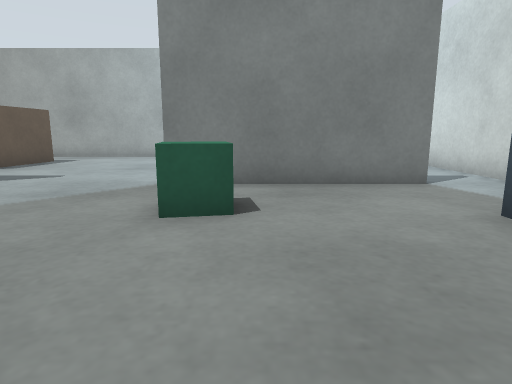
view 1 (above)

19 first-person views from a walk through a world built for the Gazebo simulator. The camera is 0.5 m above the floor, tilts 10° down and sees 75° across. The floor is counted in squares, 0.5 m on a side. Each view is taken from the middle of a square. On the plan, view 1 faces up. The plan holds only what a view shows up to about 12 squares ahead; the rest is blank.

view 2
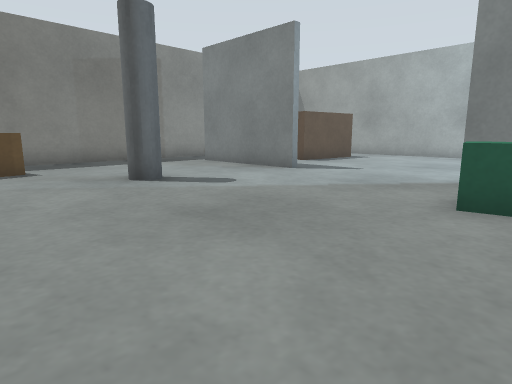

view 3
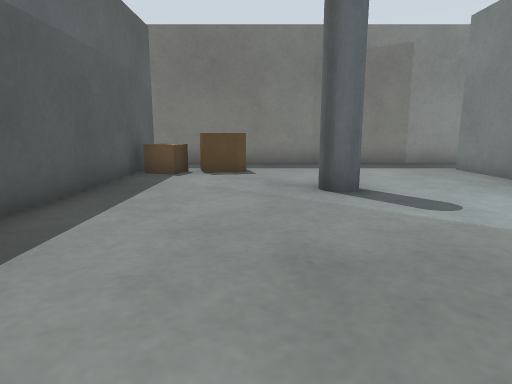

view 4
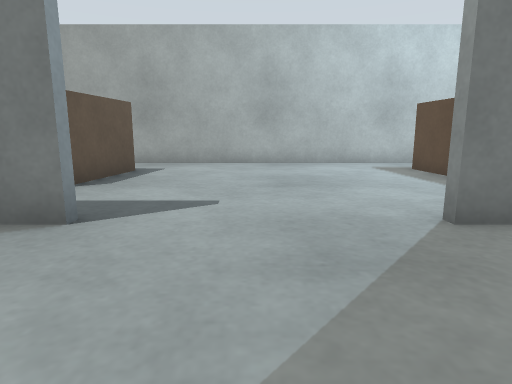

view 5
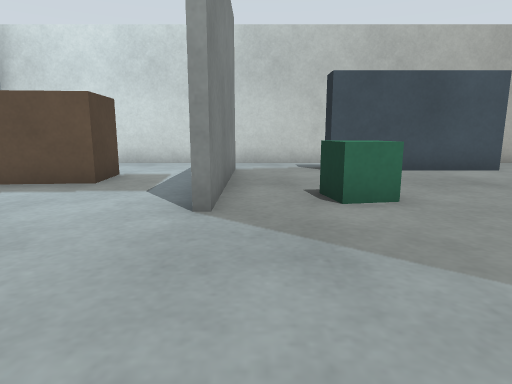

view 6
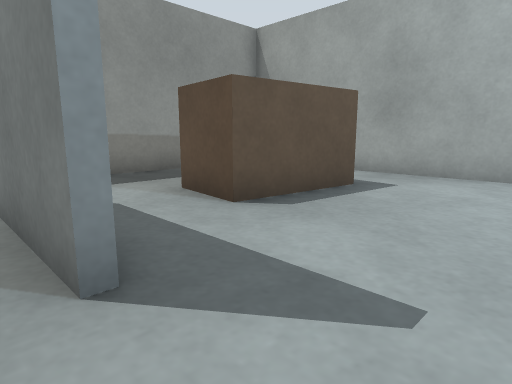

view 7
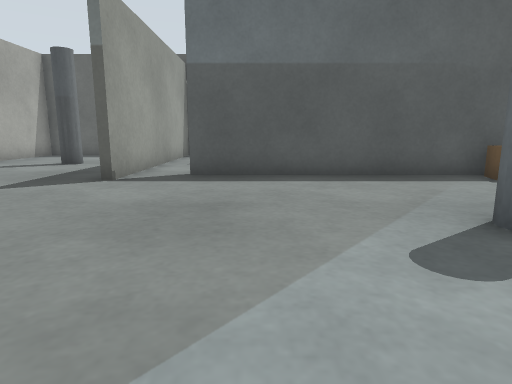

view 8
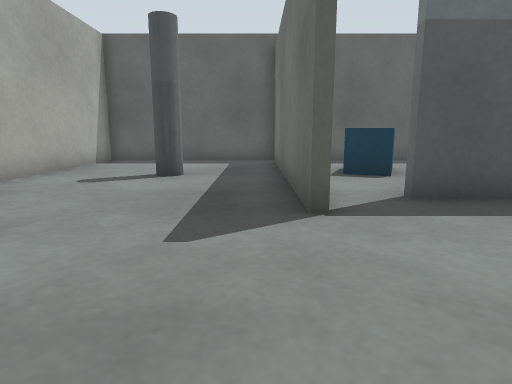

view 9
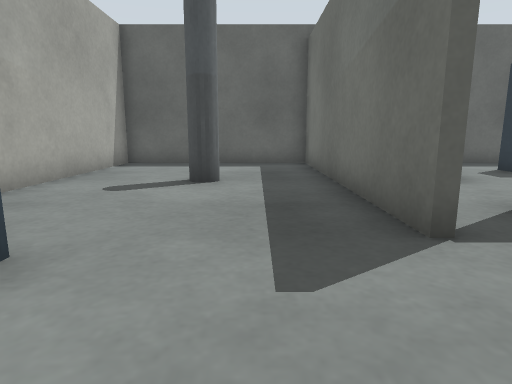

view 10
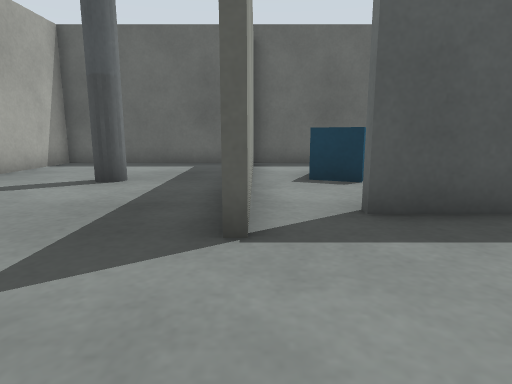

view 11
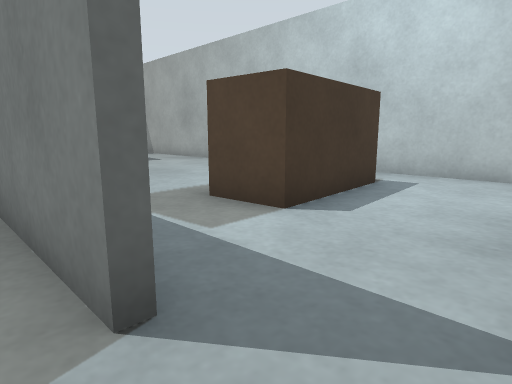

view 12
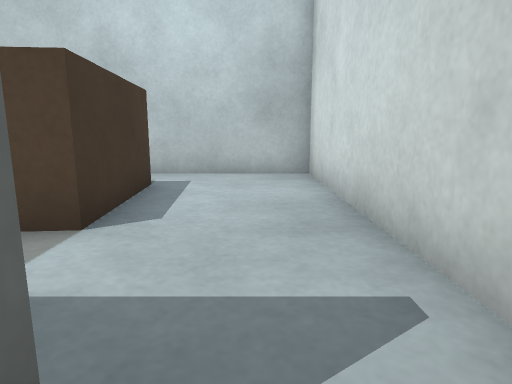

view 13
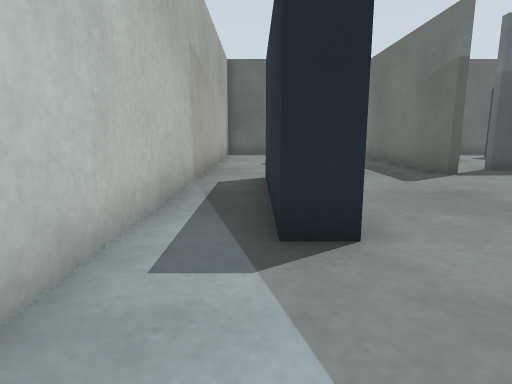

view 14
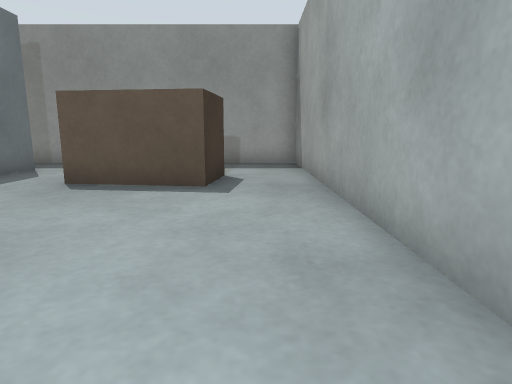

view 15
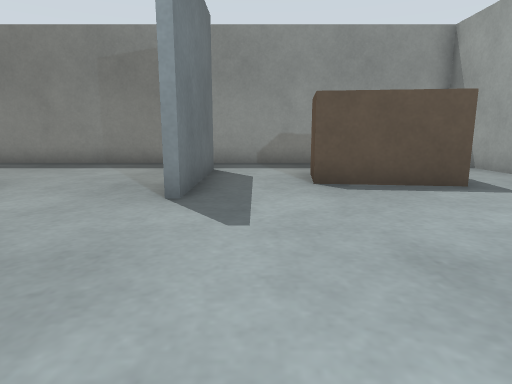

view 16
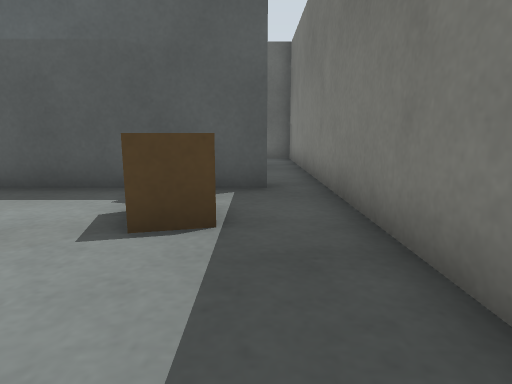

view 17
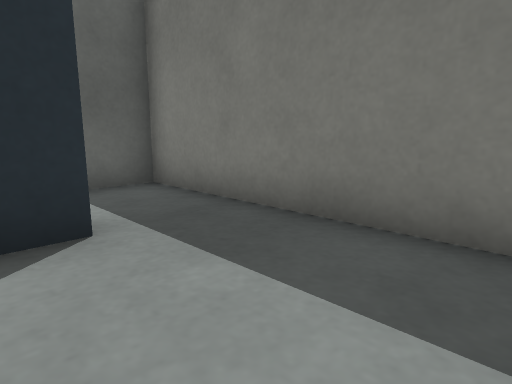

view 18
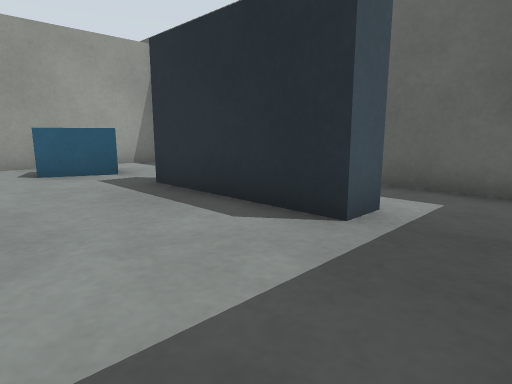

view 19
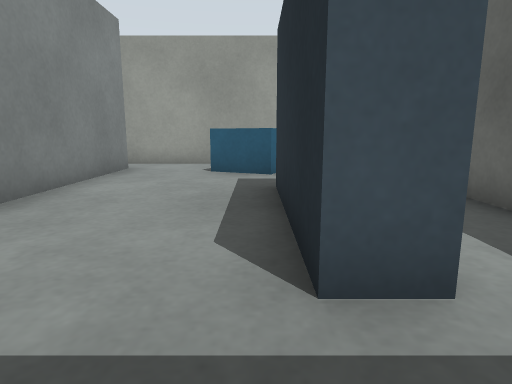

### Floor plan
Points are (right, up) in squares from view 1. A wall is a line through its corners. A room is listed if a view was taken in it or the views show most of it. See-through windows are left out.
Room 1 (views 1, 2, 3, 4, 5, 6, 7, 8, 9, 10, 14, 15, 16)
walls: (-6, 6.6) (-10.4, 6.6); (-10.4, 6.8) (-6, 6.8); (2.5, 6.6) (-1.9, 6.6); (5.3, 7.6) (5.3, 14.3) (-12.3, 14.3) (-12.3, -1.6); (3, -0.6) (3, 4); (-11.2, -2.1) (-2.4, -2.1)
ways out: opening at (3, 5.5) to room 2; opening at (4.5, 7) to room 2; opening at (-12, -2) to room 3; opening at (-2, -2) to room 3; opening at (1, -1.7) to room 4
objects: brown box (-10, -1) to (-9, -1); brown box (-10, 0); brown box (-9, 9) to (-8, 12); pillar (-7, 2) to (-7, 3); green box (-1, 4) to (-1, 5); brown box (1, 9) to (2, 12)
Room 2 (views 11, 12, 13)
walls: (3, 4) (3.8, 4) (3.8, -0.6); (3.5, 6.6) (2.5, 6.6); (5.3, -0.6) (5.3, 7.6)
ways out: opening at (3, 5.5) to room 1; opening at (4.5, 7) to room 1; opening at (5, 0) to room 4
Room 3 (views 17, 18, 19)
walls: (-10.1, -6.4) (-5.6, -6.4); (-2.4, -2.3) (-7.4, -2.3); (-12.3, -1.6) (-12.3, -6.6); (-0.9, -6.5) (-0.9, -1)
ways out: opening at (-12, -2) to room 1; opening at (-2, -2) to room 1; opening at (-11.5, -7) to room 5; opening at (-3.5, -7) to room 5
objects: blue box (-4, -7) to (-2, -5)
Room 4 (no view inside)
walls: (-0.7, -1) (-0.7, -9.3) (5.3, -9.3) (5.3, -0.6)
ways out: opening at (1, -1.7) to room 1; opening at (5, 0) to room 2
objects: pillar (2, -5)
Room 5 (no view inside)
walls: (-5.7, -6.8) (-5.7, -7.3); (-10.1, -7.3) (-10.1, -6.4); (-12.3, -6.6) (-12.3, -9.3) (-0.9, -9.3); (-0.9, -9) (-0.9, -6.5)
ways out: opening at (-11.5, -7) to room 3; opening at (-3.5, -7) to room 3

Where each view was taken, in squares from view 1:
view 1: 0 up, 0 right, facing up
view 2: 1 down, 0 right, facing up-left
view 3: 1 up, 1 left, facing left
view 4: 3 up, 4 left, facing up
view 5: 6 up, 6 left, facing right
view 6: 6 up, 4 left, facing up-left
view 7: 6 up, 4 left, facing down
view 8: 3 up, 0 right, facing down
view 9: 2 up, 1 right, facing down
view 10: 2 up, 1 left, facing down
view 11: 6 up, 5 right, facing up-left
view 12: 6 up, 4 right, facing up
view 13: 7 up, 4 right, facing down
view 14: 13 up, 1 left, facing left
view 15: 8 up, 1 left, facing left
view 16: 4 up, 11 left, facing down
view 17: 3 down, 9 left, facing down-left
view 18: 3 down, 12 left, facing down-right
view 19: 6 down, 12 left, facing right
